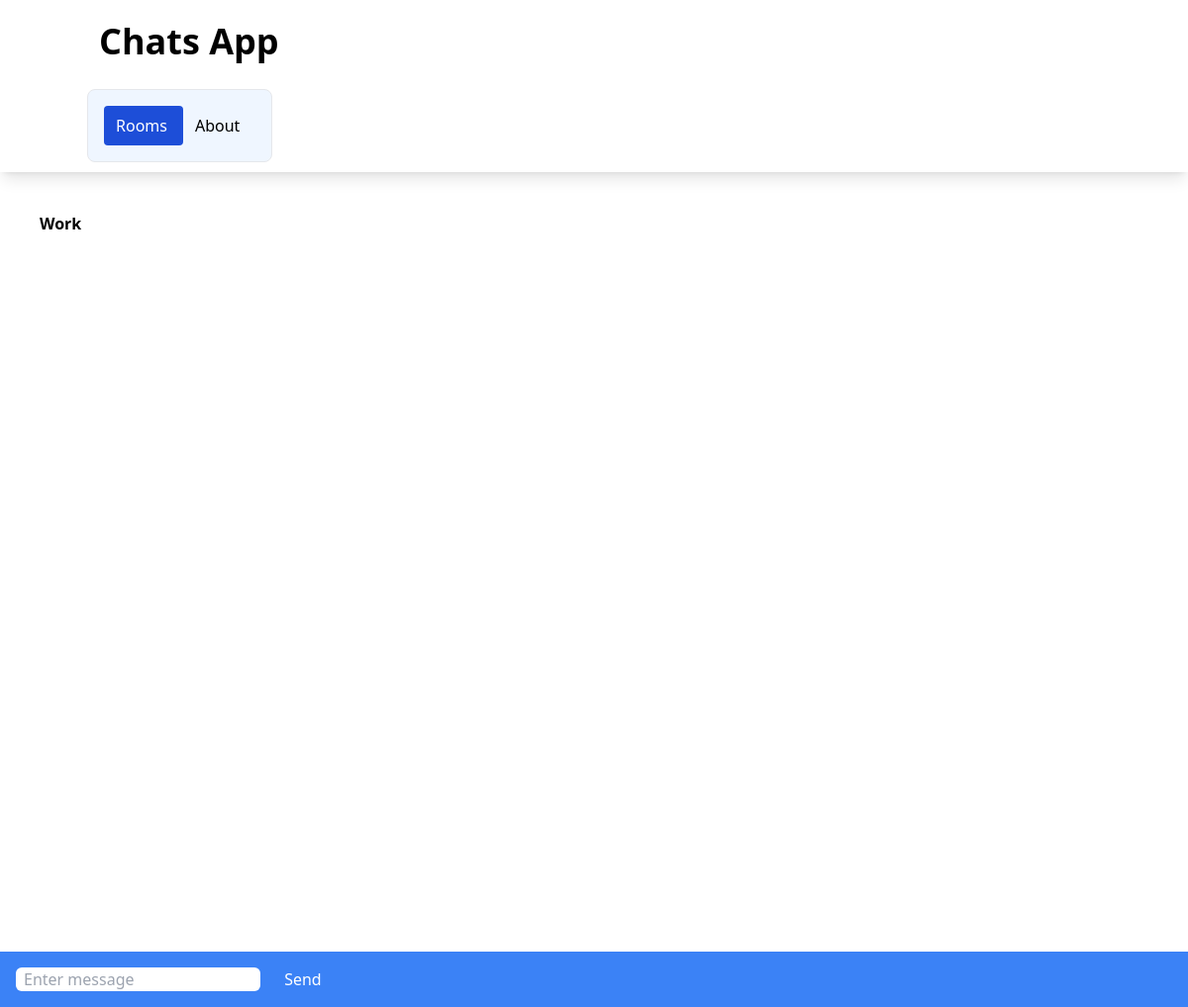
/rooms/work123/, run on an earlier commit of the app's database.
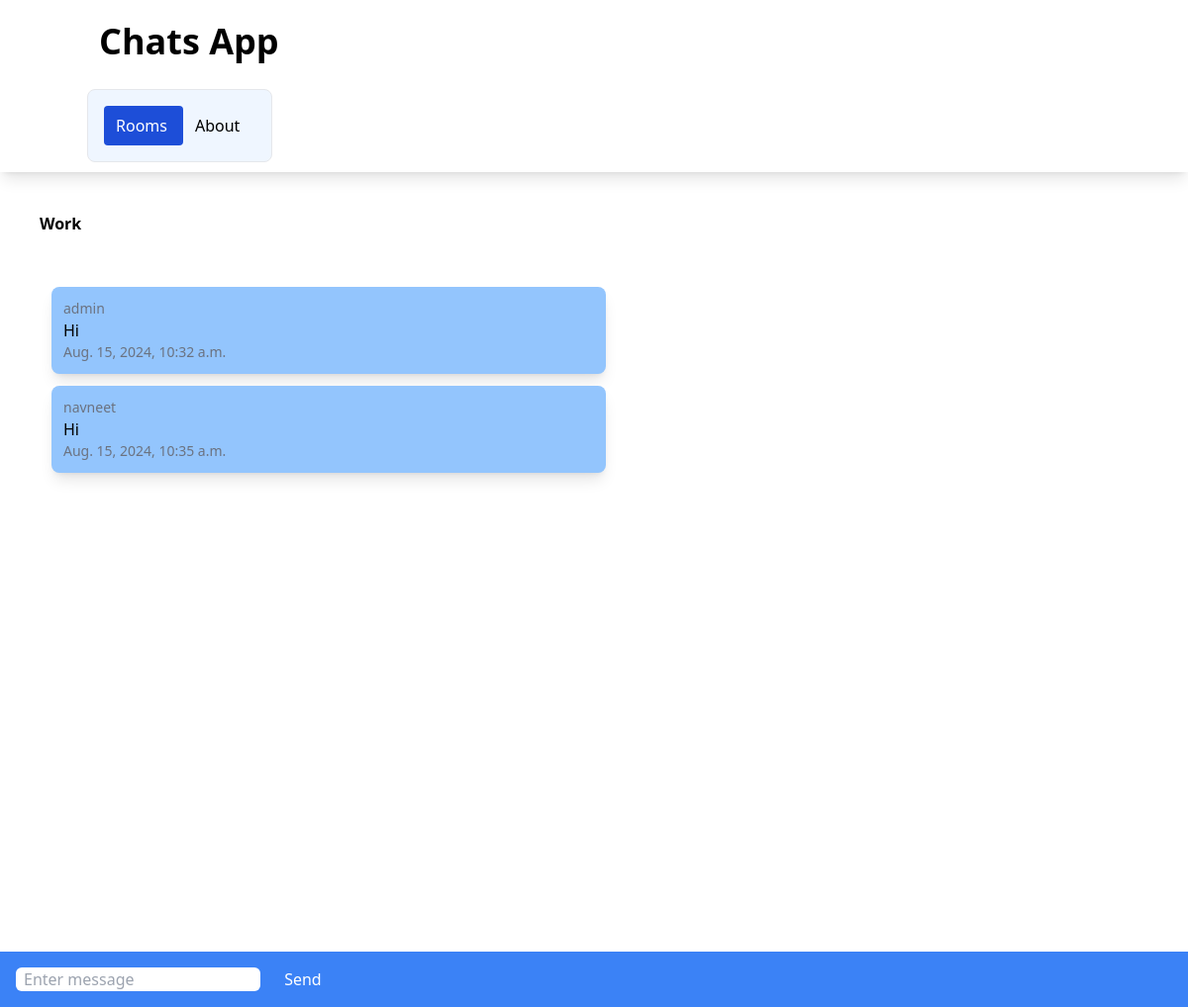
And on a later commit of the database.
### chatapp/models.py (models this page shows, shortened)
class ChatRoom(models.Model):
    name = models.CharField(max_length=100)
    slug = models.SlugField(unique=True)

class ChatMessage(models.Model):
    user = models.ForeignKey(User, on_delete=models.CASCADE)
    room = models.ForeignKey(ChatRoom, on_delete=models.CASCADE)
    message_content = models.TextField()
    date = models.DateTimeField(auto_now=True)
    class Meta:
        ordering=('date',)

### chatapp/views.py (the view)
# urls.py: path('<slug:slug>/', views.chatroom,name="chatroom"),
def chatroom(request,slug):
    chatroom = ChatRoom.objects.get(slug=slug)
    messages = ChatMessage.objects.filter(room=chatroom)[0:30]
    return render(request,'chatapp/room.html',{'chatroom':chatroom,'messages':messages})

### chatapp/templates/chatapp/room.html (shortened to what this page needs)
{% extends 'chatapp/base.html' %}
{% block body %}
<div class="m-10 font-bold">
    {{ chatroom.name }}
</div>
<div class="message-container m-10 overflow-auto h-[700px]" id="message-container">
    <div id="chat-messages">
        {% for message in messages %}
        <div class="message shadow-lg p-3 m-3 rounded-lg w-1/2 bg-blue-300">
            <div class="text-sm text-gray-500">
                {{ message.user.username }}
            </div>
                {{ message.message_content }}
            <div class="text-sm text-gray-500">
                {{ message.date }}
            </div>
        </div>
        {% endfor %}
    </div>
</div>
<div class="form-container fixed inset-x-0 bottom-0 bg-blue-500 p-4">
    <form method="POST">
        <input class="rounded-md px-2" id="message-input" type="text" name="message" placeholder="Enter message">
        <button class="text-white ml-5" id="send-button" type="submit">Send</button>
    </form>
</div>
{% endblock %}

### chatapp/templates/chatapp/base.html (shortened to what this page needs)
<!DOCTYPE html>
<html lang="en">
<head>
    <script src="https://cdn.tailwindcss.com"></script>
</head>
<body>
    <nav class="shadow-lg px-3 py-2.5">
        <div class="container flex flex-wrap justify-between mx-auto">
            <a class="flex items-center" href="">
                <span class="self-center text-4xl font-semibold">Chats App</span>
            </a>
            <div class="flex w-full block w-auto">
                <ul class="flex flex-row p-4 mt-4 border rounded-lg border-grau-100 bg-blue-50">
                    <li>
                        <a class="block py-2 pl-3 pr-4 rounded bg-blue-700 text-white" href="{% url 'index' %}">Rooms</a>
                    </li>
                    <li>
                        <a class="block py-2 pl-3 pr-4 rounded " href="">About</a>
                    </li>
                </ul>
            </div>
        </div>
    </nav>
    {% block body %}
    {% endblock %}
</body>
</html>

What changed in the data, as far as the page shows it:
added ChatMessage: user.username "admin", message_content "Hi", date "Aug. 15, 2024, 10:32 a.m."
added ChatMessage: user.username "navneet", message_content "Hi", date "Aug. 15, 2024, 10:35 a.m."
